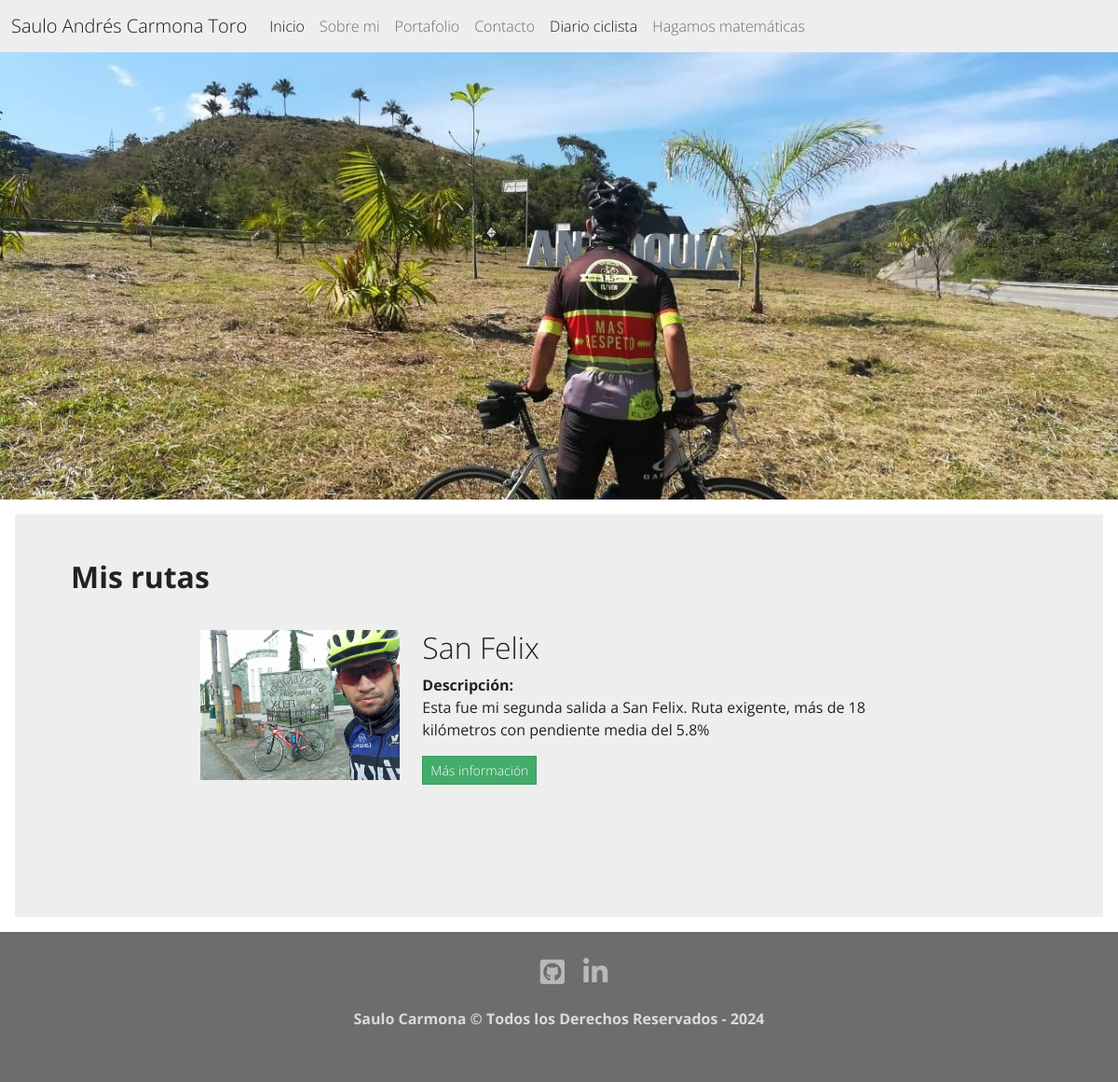
/blog/, run on an earlier commit of the app's database.
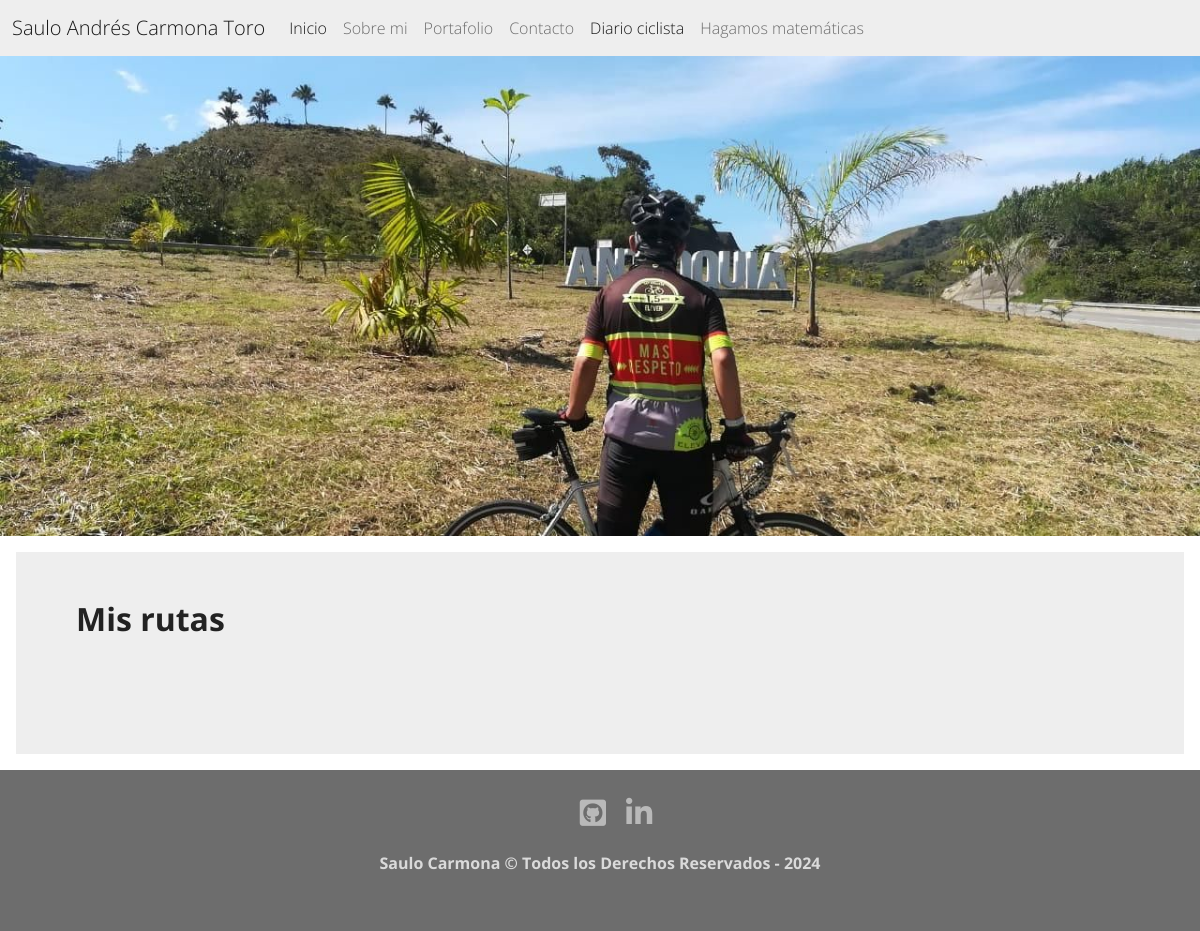
And on a later commit of the database.
### blog/models.py (models this page shows, shortened)
class Blog(models.Model):
    titulo = models.CharField(max_length=136)
    contenido = models.TextField()
    imagen = models.ImageField(upload_to="photo_bike")
    url_strava = models.URLField()
    opiniones = models.ManyToManyField(Opinion, blank=True)
    created = models.DateTimeField(auto_now_add=True)
    updated = models.DateTimeField(auto_now=True)
    class Meta:
        ordering = ["-created"]

### blog/views.py (the view)
# urls.py: path("blog/", blog, name="blog"),
def blog(request):
    publicaciones = Blog.objects.all()
    return render(request,"blog/blog.html", {"publicaciones":publicaciones})

### blog/templates/blog/blog.html (shortened to what this page needs)
{% extends 'core/base.html' %}
{% load static %}
{% block image-header %} blog {% endblock %}
{% block content %}
        <h2 class="fw-bold">Mis rutas</h2>
        <section class="skills" id="skills">
            <div class="skills__container" id="skills">
                {% for public in publicaciones  %}
                    <div class="row project mb-5">
                        <div class="col-lg-3 col-md-4 offset-lg-1">
                            <img class="img-fluid" src="{{ public.imagen.url }}" alt="">
                        </div>
                    <div class="col-lg-7 col-md-8">
                            <h2 class="section-heading title">{{ public.titulo }}</h2>
                        <strong>Descripción:</strong><p> {{ public.contenido }}</p>
                        {% if public.url_strava %}
                            <p><a class="btn btn-sm btn-success" href="{{ public.url_strava }}">Más información</a></p>
                        {% else %}
                        <p><a href="#">En desarrollo</a></p>
                        {% endif %}
                        </div>
                    </div>
                {% endfor %}
            </div>
        </section>
    </div>
</div>
{% endblock %}

What changed in the data, as far as the page shows it:
removed Blog: imagen (picture), titulo "San Felix", contenido "Esta fue mi segunda salida a San Felix. Ruta exigente, más de 18 kilómetros con pendiente media del 5.8%"
